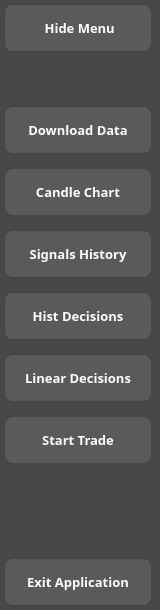
     <widget class="QFrame" name="bigLeftFrame">
      <property name="minimumSize">
       <size>
        <width>160</width>
        <height>400</height>
       </size>
      </property>
      <property name="maximumSize">
       <size>
        <width>150</width>
        <height>16777215</height>
       </size>
      </property>
      <property name="styleSheet">
       <string notr="true">background-color: rgb(72, 72, 72);
border-radius: 10px;</string>
      </property>
      <property name="frameShape">
       <enum>QFrame::StyledPanel</enum>
      </property>
      <property name="frameShadow">
       <enum>QFrame::Raised</enum>
      </property>
      <layout class="QVBoxLayout" name="verticalLayout_5">
       <property name="leftMargin">
        <number>3</number>
       </property>
       <property name="topMargin">
        <number>3</number>
       </property>
       <property name="rightMargin">
        <number>3</number>
       </property>
       <property name="bottomMargin">
        <number>3</number>
       </property>
       <item>
        <layout class="QVBoxLayout" name="verticalLayout_2">
         <property name="spacing">
          <number>12</number>
         </property>
         <item>
          <widget class="QPushButton" name="pushButtonBigShowMenu">
           <property name="minimumSize">
            <size>
             <width>120</width>
             <height>50</height>
            </size>
           </property>
           <property name="maximumSize">
            <size>
             <width>150</width>
             <height>60</height>
            </size>
           </property>
           <property name="font">
            <font>
             <family>Maiandra GD</family>
             <pointsize>10</pointsize>
             <weight>75</weight>
             <bold>true</bold>
            </font>
           </property>
           <property name="cursor">
            <cursorShape>PointingHandCursor</cursorShape>
           </property>
           <property name="styleSheet">
            <string notr="true">QPushButton {
	color: white;
	background-color: rgb(90, 90, 90);
	border-radius: 10px;
	border: 2px solid rgb(70, 70,70);
}

QPushButton:hover {
	background-color: rgb(120, 120, 120);
	border: 2px solid rgb(0, 0, 0);
}

QPushButton:pressed {
	background-color: rgb(70, 70, 70);
	border: 2px solid rgb(0, 0, 0);
}</string>
           </property>
           <property name="text">
            <string> Hide Menu</string>
           </property>
           <property name="icon">
            <iconset>
             <normaloff>appIcons/menuIcon.png</normaloff>appIcons/menuIcon.png</iconset>
           </property>
           <property name="iconSize">
            <size>
             <width>30</width>
             <height>30</height>
            </size>
           </property>
           <property name="checkable">
            <bool>true</bool>
           </property>
           <property name="autoExclusive">
            <bool>true</bool>
           </property>
          </widget>
         </item>
         <item>
          <spacer name="verticalSpacer_3">
           <property name="orientation">
            <enum>Qt::Vertical</enum>
           </property>
           <property name="sizeHint" stdset="0">
            <size>
             <width>20</width>
             <height>40</height>
            </size>
           </property>
          </spacer>
         </item>
         <item>
          <widget class="QPushButton" name="pushButtonBigDownloadData">
           <property name="minimumSize">
            <size>
             <width>120</width>
             <height>50</height>
            </size>
           </property>
           <property name="maximumSize">
            <size>
             <width>150</width>
             <height>60</height>
            </size>
           </property>
           <property name="font">
            <font>
             <family>Maiandra GD</family>
             <pointsize>10</pointsize>
             <weight>75</weight>
             <bold>true</bold>
            </font>
           </property>
           <property name="cursor">
            <cursorShape>PointingHandCursor</cursorShape>
           </property>
           <property name="styleSheet">
            <string notr="true">QPushButton {
	color: white;
	background-color: rgb(90, 90, 90);
	border-radius: 10px;
	border: 2px solid rgb(70, 70,70);
}

QPushButton:hover {
	background-color: rgb(120, 120, 120);
	border: 2px solid rgb(0, 0, 0);
}

QPushButton:pressed {
	background-color: rgb(70, 70, 70);
	border: 2px solid rgb(0, 0, 0);
}</string>
           </property>
           <property name="text">
            <string>Download Data</string>
           </property>
           <property name="icon">
            <iconset>
             <normaloff>appIcons/downloadIcon.png</normaloff>appIcons/downloadIcon.png</iconset>
           </property>
           <property name="iconSize">
            <size>
             <width>30</width>
             <height>30</height>
            </size>
           </property>
           <property name="checkable">
            <bool>true</bool>
           </property>
           <property name="autoExclusive">
            <bool>true</bool>
           </property>
          </widget>
         </item>
         <item>
          <widget class="QPushButton" name="pushButtonBigCandleChart">
           <property name="minimumSize">
            <size>
             <width>120</width>
             <height>50</height>
            </size>
           </property>
           <property name="maximumSize">
            <size>
             <width>150</width>
             <height>60</height>
            </size>
           </property>
           <property name="font">
            <font>
             <family>Maiandra GD</family>
             <pointsize>10</pointsize>
             <weight>75</weight>
             <bold>true</bold>
            </font>
           </property>
           <property name="cursor">
            <cursorShape>PointingHandCursor</cursorShape>
           </property>
           <property name="styleSheet">
            <string notr="true">QPushButton {
	color: white;
	background-color: rgb(90, 90, 90);
	border-radius: 10px;
	border: 2px solid rgb(70, 70,70);
}

QPushButton:hover {
	background-color: rgb(120, 120, 120);
	border: 2px solid rgb(0, 0, 0);
}

QPushButton:pressed {
	background-color: rgb(70, 70, 70);
	border: 2px solid rgb(0, 0, 0);
}</string>
           </property>
           <property name="text">
            <string>Candle Chart</string>
           </property>
           <property name="icon">
            <iconset>
             <normaloff>appIcons/candleStickIcon.png</normaloff>appIcons/candleStickIcon.png</iconset>
           </property>
           <property name="iconSize">
            <size>
             <width>30</width>
             <height>30</height>
            </size>
           </property>
           <property name="checkable">
            <bool>true</bool>
           </property>
           <property name="autoExclusive">
            <bool>true</bool>
           </property>
          </widget>
         </item>
         <item>
          <widget class="QPushButton" name="pushButtonBigSignalsHistory">
           <property name="minimumSize">
            <size>
             <width>120</width>
             <height>50</height>
            </size>
           </property>
           <property name="maximumSize">
            <size>
             <width>150</width>
             <height>60</height>
            </size>
           </property>
           <property name="font">
            <font>
             <family>Maiandra GD</family>
             <pointsize>10</pointsize>
             <weight>75</weight>
             <bold>true</bold>
            </font>
           </property>
           <property name="cursor">
            <cursorShape>PointingHandCursor</cursorShape>
           </property>
           <property name="styleSheet">
            <string notr="true">QPushButton {
	color: white;
	background-color: rgb(90, 90, 90);
	border-radius: 10px;
	border: 2px solid rgb(70, 70,70);
}

QPushButton:hover {
	background-color: rgb(120, 120, 120);
	border: 2px solid rgb(0, 0, 0);
}

QPushButton:pressed {
	background-color: rgb(70, 70, 70);
	border: 2px solid rgb(0, 0, 0);
}</string>
           </property>
           <property name="text">
            <string>Signals History</string>
           </property>
           <property name="icon">
            <iconset>
             <normaloff>appIcons/historyDecisionIcon.png</normaloff>appIcons/historyDecisionIcon.png</iconset>
           </property>
           <property name="iconSize">
            <size>
             <width>30</width>
             <height>30</height>
            </size>
           </property>
           <property name="checkable">
            <bool>true</bool>
           </property>
           <property name="autoExclusive">
            <bool>true</bool>
           </property>
          </widget>
         </item>
         <item>
          <widget class="QPushButton" name="pushButtonBigHistDecisions">
           <property name="minimumSize">
            <size>
             <width>120</width>
             <height>50</height>
            </size>
           </property>
           <property name="maximumSize">
            <size>
             <width>150</width>
             <height>60</height>
            </size>
           </property>
           <property name="font">
            <font>
             <family>Maiandra GD</family>
             <pointsize>10</pointsize>
             <weight>75</weight>
             <bold>true</bold>
            </font>
           </property>
           <property name="cursor">
            <cursorShape>PointingHandCursor</cursorShape>
           </property>
           <property name="styleSheet">
            <string notr="true">QPushButton {
	color: white;
	background-color: rgb(90, 90, 90);
	border-radius: 10px;
	border: 2px solid rgb(70, 70,70);
}

QPushButton:hover {
	background-color: rgb(120, 120, 120);
	border: 2px solid rgb(0, 0, 0);
}

QPushButton:pressed {
	background-color: rgb(70, 70, 70);
	border: 2px solid rgb(0, 0, 0);
}</string>
           </property>
           <property name="text">
            <string>Hist Decisions</string>
           </property>
           <property name="icon">
            <iconset>
             <normaloff>appIcons/histPlotIcon.png</normaloff>appIcons/histPlotIcon.png</iconset>
           </property>
           <property name="iconSize">
            <size>
             <width>30</width>
             <height>30</height>
            </size>
           </property>
           <property name="checkable">
            <bool>true</bool>
           </property>
           <property name="autoExclusive">
            <bool>true</bool>
           </property>
          </widget>
         </item>
         <item>
          <widget class="QPushButton" name="pushButtonBigLinearDecisions">
           <property name="minimumSize">
            <size>
             <width>120</width>
             <height>50</height>
            </size>
           </property>
           <property name="maximumSize">
            <size>
             <width>150</width>
             <height>60</height>
            </size>
           </property>
           <property name="font">
            <font>
             <family>Maiandra GD</family>
             <pointsize>10</pointsize>
             <weight>75</weight>
             <bold>true</bold>
            </font>
           </property>
           <property name="cursor">
            <cursorShape>PointingHandCursor</cursorShape>
           </property>
           <property name="styleSheet">
            <string notr="true">QPushButton {
	color: white;
	background-color: rgb(90, 90, 90);
	border-radius: 10px;
	border: 2px solid rgb(70, 70,70);
}

QPushButton:hover {
	background-color: rgb(120, 120, 120);
	border: 2px solid rgb(0, 0, 0);
}

QPushButton:pressed {
	background-color: rgb(70, 70, 70);
	border: 2px solid rgb(0, 0, 0);
}</string>
           </property>
           <property name="text">
            <string>Linear Decisions</string>
           </property>
           <property name="icon">
            <iconset>
             <normaloff>appIcons/linearPlotIcon.png</normaloff>appIcons/linearPlotIcon.png</iconset>
           </property>
           <property name="iconSize">
            <size>
             <width>30</width>
             <height>30</height>
            </size>
           </property>
           <property name="checkable">
            <bool>true</bool>
           </property>
           <property name="autoExclusive">
            <bool>true</bool>
           </property>
          </widget>
         </item>
         <item>
          <widget class="QPushButton" name="pushButtonBigStartTrade">
           <property name="minimumSize">
            <size>
             <width>120</width>
             <height>50</height>
            </size>
           </property>
           <property name="maximumSize">
            <size>
             <width>150</width>
             <height>60</height>
            </size>
           </property>
           <property name="font">
            <font>
             <family>Maiandra GD</family>
             <pointsize>10</pointsize>
             <weight>75</weight>
             <bold>true</bold>
            </font>
           </property>
           <property name="cursor">
            <cursorShape>PointingHandCursor</cursorShape>
           </property>
           <property name="styleSheet">
            <string notr="true">QPushButton {
	color: white;
	background-color: rgb(90, 90, 90);
	border-radius: 10px;
	border: 2px solid rgb(70, 70,70);
}

QPushButton:hover {
	background-color: rgb(120, 120, 120);
	border: 2px solid rgb(0, 0, 0);
}

QPushButton:pressed {
	background-color: rgb(70, 70, 70);
	border: 2px solid rgb(0, 0, 0);
}</string>
           </property>
           <property name="text">
            <string>Start Trade</string>
           </property>
           <property name="icon">
            <iconset>
             <normaloff>appIcons/shopIcon.png</normaloff>appIcons/shopIcon.png</iconset>
           </property>
           <property name="iconSize">
            <size>
             <width>30</width>
             <height>30</height>
            </size>
           </property>
           <property name="checkable">
            <bool>true</bool>
           </property>
           <property name="autoExclusive">
            <bool>true</bool>
           </property>
          </widget>
         </item>
         <item>
          <spacer name="verticalSpacer_7">
           <property name="orientation">
            <enum>Qt::Vertical</enum>
           </property>
           <property name="sizeHint" stdset="0">
            <size>
             <width>20</width>
             <height>40</height>
            </size>
           </property>
          </spacer>
         </item>
         <item>
          <spacer name="verticalSpacer_4">
           <property name="orientation">
            <enum>Qt::Vertical</enum>
           </property>
           <property name="sizeHint" stdset="0">
            <size>
             <width>20</width>
             <height>40</height>
            </size>
           </property>
          </spacer>
         </item>
         <item>
          <widget class="QPushButton" name="pushButtonBigExitApplication">
           <property name="minimumSize">
            <size>
             <width>120</width>
             <height>50</height>
            </size>
           </property>
           <property name="maximumSize">
            <size>
             <width>150</width>
             <height>60</height>
            </size>
           </property>
           <property name="font">
            <font>
             <family>Maiandra GD</family>
             <pointsize>10</pointsize>
             <weight>75</weight>
             <bold>true</bold>
            </font>
           </property>
           <property name="cursor">
            <cursorShape>PointingHandCursor</cursorShape>
           </property>
           <property name="styleSheet">
            <string notr="true">QPushButton {
	color: white;
	background-color: rgb(90, 90, 90);
	border-radius: 10px;
	border: 2px solid rgb(70, 70,70);
}

QPushButton:hover {
	background-color: rgb(120, 120, 120);
	border: 2px solid rgb(0, 0, 0);
}

QPushButton:pressed {
	background-color: rgb(70, 70, 70);
	border: 2px solid rgb(0, 0, 0);
}</string>
           </property>
           <property name="text">
            <string>Exit Application</string>
           </property>
           <property name="icon">
            <iconset>
             <normaloff>appIcons/exitIcon.png</normaloff>appIcons/exitIcon.png</iconset>
           </property>
           <property name="iconSize">
            <size>
             <width>30</width>
             <height>30</height>
            </size>
           </property>
           <property name="checkable">
            <bool>true</bool>
           </property>
           <property name="autoExclusive">
            <bool>true</bool>
           </property>
          </widget>
         </item>
        </layout>
       </item>
      </layout>
     </widget>
